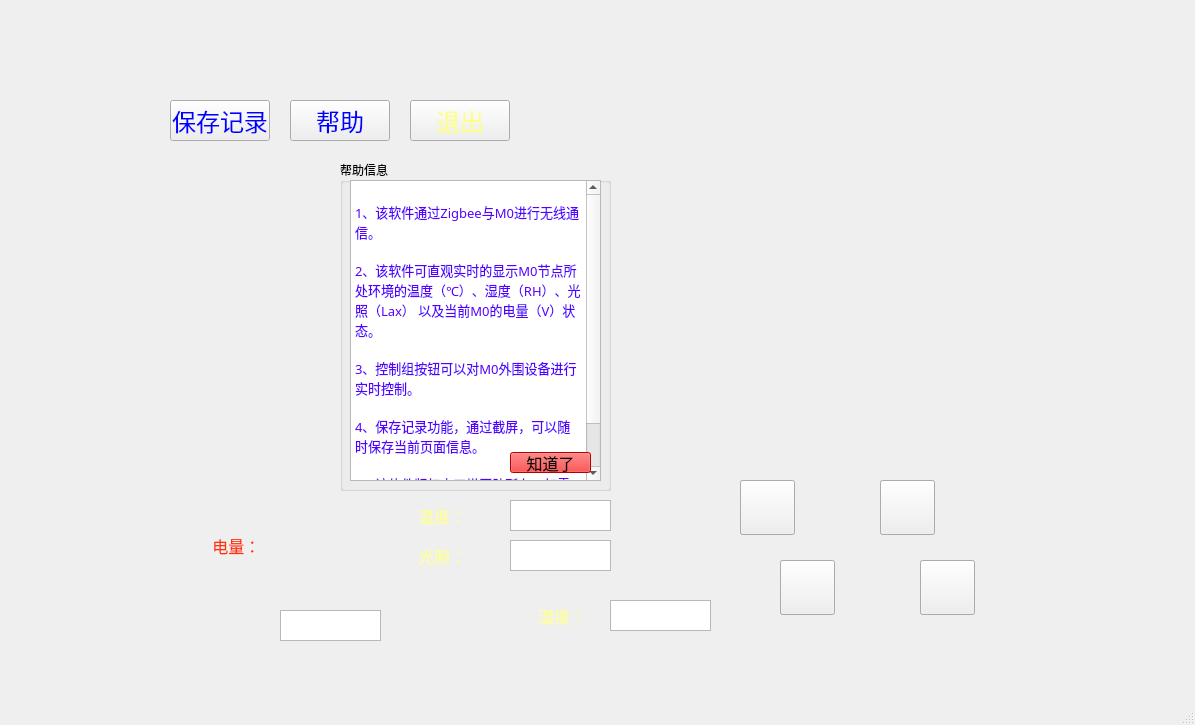
<?xml version="1.0" encoding="UTF-8"?>
<ui version="4.0">
 <class>MainWindow</class>
 <widget class="QMainWindow" name="MainWindow">
  <property name="geometry">
   <rect>
    <x>0</x>
    <y>0</y>
    <width>1195</width>
    <height>725</height>
   </rect>
  </property>
  <property name="minimumSize">
   <size>
    <width>1195</width>
    <height>725</height>
   </size>
  </property>
  <property name="maximumSize">
   <size>
    <width>1195</width>
    <height>725</height>
   </size>
  </property>
  <property name="font">
   <font>
    <family>华文行楷</family>
   </font>
  </property>
  <property name="windowTitle">
   <string>MainWindow</string>
  </property>
  <property name="styleSheet">
   <string notr="true">background-image: url(:/image/bkg.png);</string>
  </property>
  <widget class="QWidget" name="centralWidget">
   <widget class="QPushButton" name="exit_pushButton">
    <property name="geometry">
     <rect>
      <x>410</x>
      <y>100</y>
      <width>100</width>
      <height>41</height>
     </rect>
    </property>
    <property name="sizeIncrement">
     <size>
      <width>100</width>
      <height>41</height>
     </size>
    </property>
    <property name="baseSize">
     <size>
      <width>100</width>
      <height>41</height>
     </size>
    </property>
    <property name="font">
     <font>
      <family>华文楷体</family>
      <pointsize>18</pointsize>
     </font>
    </property>
    <property name="styleSheet">
     <string notr="true">image: url(:/image/button.png);
color: rgb(255, 255, 127);</string>
    </property>
    <property name="text">
     <string>退出</string>
    </property>
   </widget>
   <widget class="QLabel" name="label">
    <property name="geometry">
     <rect>
      <x>170</x>
      <y>180</y>
      <width>351</width>
      <height>231</height>
     </rect>
    </property>
    <property name="styleSheet">
     <string notr="true">image: url(:/image/ck.png);</string>
    </property>
    <property name="text">
     <string/>
    </property>
   </widget>
   <widget class="QLabel" name="label_2">
    <property name="geometry">
     <rect>
      <x>540</x>
      <y>180</y>
      <width>501</width>
      <height>231</height>
     </rect>
    </property>
    <property name="styleSheet">
     <string notr="true">image: url(:/image/xx.png);</string>
    </property>
    <property name="text">
     <string/>
    </property>
   </widget>
   <widget class="QPushButton" name="save_pushButton">
    <property name="geometry">
     <rect>
      <x>170</x>
      <y>100</y>
      <width>100</width>
      <height>41</height>
     </rect>
    </property>
    <property name="sizeIncrement">
     <size>
      <width>100</width>
      <height>41</height>
     </size>
    </property>
    <property name="baseSize">
     <size>
      <width>100</width>
      <height>41</height>
     </size>
    </property>
    <property name="font">
     <font>
      <family>华文楷体</family>
      <pointsize>18</pointsize>
     </font>
    </property>
    <property name="styleSheet">
     <string notr="true">image: url(:/image/button.png);
color: rgb(0, 0, 255);</string>
    </property>
    <property name="text">
     <string>保存记录</string>
    </property>
   </widget>
   <widget class="QPushButton" name="exit_pushButton_2">
    <property name="geometry">
     <rect>
      <x>290</x>
      <y>100</y>
      <width>100</width>
      <height>41</height>
     </rect>
    </property>
    <property name="sizeIncrement">
     <size>
      <width>100</width>
      <height>41</height>
     </size>
    </property>
    <property name="baseSize">
     <size>
      <width>100</width>
      <height>41</height>
     </size>
    </property>
    <property name="font">
     <font>
      <family>华文仿宋</family>
      <pointsize>18</pointsize>
     </font>
    </property>
    <property name="styleSheet">
     <string notr="true">image: url(:/image/button.png);
color: rgb(0, 0, 255);</string>
    </property>
    <property name="text">
     <string>帮助</string>
    </property>
   </widget>
   <widget class="QLabel" name="tem_label">
    <property name="geometry">
     <rect>
      <x>410</x>
      <y>500</y>
      <width>61</width>
      <height>31</height>
     </rect>
    </property>
    <property name="font">
     <font>
      <family>宋体</family>
      <pointsize>12</pointsize>
     </font>
    </property>
    <property name="styleSheet">
     <string notr="true">color:#ffff99;</string>
    </property>
    <property name="text">
     <string>  温度：</string>
    </property>
   </widget>
   <widget class="QLabel" name="safe_label">
    <property name="geometry">
     <rect>
      <x>200</x>
      <y>530</y>
      <width>91</width>
      <height>31</height>
     </rect>
    </property>
    <property name="font">
     <font>
      <family>宋体</family>
      <pointsize>12</pointsize>
     </font>
    </property>
    <property name="styleSheet">
     <string notr="true">color:#ff3300;</string>
    </property>
    <property name="text">
     <string>   电量：</string>
    </property>
   </widget>
   <widget class="QLabel" name="hum_label">
    <property name="geometry">
     <rect>
      <x>530</x>
      <y>600</y>
      <width>61</width>
      <height>31</height>
     </rect>
    </property>
    <property name="font">
     <font>
      <family>宋体</family>
      <pointsize>12</pointsize>
     </font>
    </property>
    <property name="styleSheet">
     <string notr="true">color:#ffff99;</string>
    </property>
    <property name="text">
     <string>  湿度：</string>
    </property>
   </widget>
   <widget class="QLabel" name="light_label">
    <property name="geometry">
     <rect>
      <x>410</x>
      <y>540</y>
      <width>61</width>
      <height>31</height>
     </rect>
    </property>
    <property name="font">
     <font>
      <family>宋体</family>
      <pointsize>12</pointsize>
     </font>
    </property>
    <property name="styleSheet">
     <string notr="true">color:#ffff99;</string>
    </property>
    <property name="text">
     <string>  光照：</string>
    </property>
   </widget>
   <widget class="QPushButton" name="light_off_pushButton_m">
    <property name="geometry">
     <rect>
      <x>880</x>
      <y>480</y>
      <width>55</width>
      <height>55</height>
     </rect>
    </property>
    <property name="minimumSize">
     <size>
      <width>55</width>
      <height>55</height>
     </size>
    </property>
    <property name="maximumSize">
     <size>
      <width>55</width>
      <height>55</height>
     </size>
    </property>
    <property name="styleSheet">
     <string notr="true">image: url(:/image/led.png);</string>
    </property>
    <property name="text">
     <string/>
    </property>
   </widget>
   <widget class="QPushButton" name="smg_on_pushButton_m">
    <property name="geometry">
     <rect>
      <x>780</x>
      <y>560</y>
      <width>55</width>
      <height>55</height>
     </rect>
    </property>
    <property name="minimumSize">
     <size>
      <width>55</width>
      <height>55</height>
     </size>
    </property>
    <property name="maximumSize">
     <size>
      <width>55</width>
      <height>55</height>
     </size>
    </property>
    <property name="styleSheet">
     <string notr="true">image: url(:/image/smg_1.png);</string>
    </property>
    <property name="text">
     <string/>
    </property>
   </widget>
   <widget class="QPushButton" name="wind_off_pushButton_m">
    <property name="geometry">
     <rect>
      <x>740</x>
      <y>480</y>
      <width>55</width>
      <height>55</height>
     </rect>
    </property>
    <property name="minimumSize">
     <size>
      <width>55</width>
      <height>55</height>
     </size>
    </property>
    <property name="maximumSize">
     <size>
      <width>55</width>
      <height>55</height>
     </size>
    </property>
    <property name="styleSheet">
     <string notr="true">image: url(:/image/wind.png);</string>
    </property>
    <property name="text">
     <string/>
    </property>
   </widget>
   <widget class="QPushButton" name="alarm_on_pushButton_m">
    <property name="geometry">
     <rect>
      <x>920</x>
      <y>560</y>
      <width>55</width>
      <height>55</height>
     </rect>
    </property>
    <property name="minimumSize">
     <size>
      <width>55</width>
      <height>55</height>
     </size>
    </property>
    <property name="maximumSize">
     <size>
      <width>55</width>
      <height>55</height>
     </size>
    </property>
    <property name="styleSheet">
     <string notr="true">image: url(:/image/alarm_1.png);</string>
    </property>
    <property name="text">
     <string/>
    </property>
   </widget>
   <widget class="QPushButton" name="smg_off_pushButton_m">
    <property name="geometry">
     <rect>
      <x>780</x>
      <y>560</y>
      <width>55</width>
      <height>55</height>
     </rect>
    </property>
    <property name="minimumSize">
     <size>
      <width>55</width>
      <height>55</height>
     </size>
    </property>
    <property name="maximumSize">
     <size>
      <width>55</width>
      <height>55</height>
     </size>
    </property>
    <property name="styleSheet">
     <string notr="true">image: url(:/image/smg.png);</string>
    </property>
    <property name="text">
     <string/>
    </property>
   </widget>
   <widget class="QPushButton" name="light_on_pushButton_m">
    <property name="geometry">
     <rect>
      <x>880</x>
      <y>480</y>
      <width>55</width>
      <height>55</height>
     </rect>
    </property>
    <property name="minimumSize">
     <size>
      <width>55</width>
      <height>55</height>
     </size>
    </property>
    <property name="maximumSize">
     <size>
      <width>55</width>
      <height>55</height>
     </size>
    </property>
    <property name="styleSheet">
     <string notr="true">image: url(:/image/led_1.png);</string>
    </property>
    <property name="text">
     <string/>
    </property>
   </widget>
   <widget class="QPushButton" name="wind_on_pushButton_m">
    <property name="geometry">
     <rect>
      <x>740</x>
      <y>480</y>
      <width>55</width>
      <height>55</height>
     </rect>
    </property>
    <property name="minimumSize">
     <size>
      <width>55</width>
      <height>55</height>
     </size>
    </property>
    <property name="maximumSize">
     <size>
      <width>55</width>
      <height>55</height>
     </size>
    </property>
    <property name="styleSheet">
     <string notr="true">image: url(:/image/wind_1.png);</string>
    </property>
    <property name="text">
     <string/>
    </property>
   </widget>
   <widget class="QPushButton" name="alarm_off_pushButton_m">
    <property name="geometry">
     <rect>
      <x>920</x>
      <y>560</y>
      <width>55</width>
      <height>55</height>
     </rect>
    </property>
    <property name="minimumSize">
     <size>
      <width>55</width>
      <height>55</height>
     </size>
    </property>
    <property name="maximumSize">
     <size>
      <width>55</width>
      <height>55</height>
     </size>
    </property>
    <property name="styleSheet">
     <string notr="true">image: url(:/image/alarm.png);</string>
    </property>
    <property name="text">
     <string/>
    </property>
   </widget>
   <widget class="QTextBrowser" name="bat_textBrowser">
    <property name="geometry">
     <rect>
      <x>280</x>
      <y>610</y>
      <width>101</width>
      <height>31</height>
     </rect>
    </property>
    <property name="styleSheet">
     <string notr="true">background-image: url(:/image/tembk.png);</string>
    </property>
   </widget>
   <widget class="QTextBrowser" name="light_textBrowser">
    <property name="geometry">
     <rect>
      <x>510</x>
      <y>540</y>
      <width>101</width>
      <height>31</height>
     </rect>
    </property>
    <property name="styleSheet">
     <string notr="true">background-image: url(:/image/tembk.png);</string>
    </property>
   </widget>
   <widget class="QTextBrowser" name="temp_textBrowser">
    <property name="geometry">
     <rect>
      <x>510</x>
      <y>500</y>
      <width>101</width>
      <height>31</height>
     </rect>
    </property>
    <property name="styleSheet">
     <string notr="true">background-image: url(:/image/tembk.png);</string>
    </property>
   </widget>
   <widget class="QTextBrowser" name="hum_textBrowser">
    <property name="geometry">
     <rect>
      <x>610</x>
      <y>600</y>
      <width>101</width>
      <height>31</height>
     </rect>
    </property>
    <property name="styleSheet">
     <string notr="true">background-image: url(:/image/tembk.png);</string>
    </property>
   </widget>
   <widget class="QGroupBox" name="help_groupBox">
    <property name="geometry">
     <rect>
      <x>340</x>
      <y>160</y>
      <width>271</width>
      <height>331</height>
     </rect>
    </property>
    <property name="styleSheet">
     <string notr="true">background-image: url(:/image/print.png);</string>
    </property>
    <property name="title">
     <string>帮助信息</string>
    </property>
    <widget class="QTextBrowser" name="help_textBrowser">
     <property name="geometry">
      <rect>
       <x>10</x>
       <y>20</y>
       <width>251</width>
       <height>301</height>
      </rect>
     </property>
     <property name="styleSheet">
      <string notr="true">background-image: url(:/image/print.png);</string>
     </property>
     <property name="html">
      <string>&lt;!DOCTYPE HTML PUBLIC &quot;-//W3C//DTD HTML 4.0//EN&quot; &quot;http://www.w3.org/TR/REC-html40/strict.dtd&quot;&gt;
&lt;html&gt;&lt;head&gt;&lt;meta name=&quot;qrichtext&quot; content=&quot;1&quot; /&gt;&lt;style type=&quot;text/css&quot;&gt;
p, li { white-space: pre-wrap; }
&lt;/style&gt;&lt;/head&gt;&lt;body style=&quot; font-family:'宋体'; font-size:9pt; font-weight:400; font-style:normal;&quot;&gt;
&lt;p style=&quot;-qt-paragraph-type:empty; margin-top:0px; margin-bottom:0px; margin-left:0px; margin-right:0px; -qt-block-indent:0; text-indent:0px;&quot;&gt;&lt;/p&gt;
&lt;p style=&quot; margin-top:0px; margin-bottom:0px; margin-left:0px; margin-right:0px; -qt-block-indent:0; text-indent:0px;&quot;&gt;&lt;span style=&quot; font-size:10pt; color:#5500ff;&quot;&gt;1、该软件通过Zigbee与M0进行无线通信。&lt;/span&gt;&lt;/p&gt;
&lt;p style=&quot;-qt-paragraph-type:empty; margin-top:0px; margin-bottom:0px; margin-left:0px; margin-right:0px; -qt-block-indent:0; text-indent:0px; font-size:10pt; color:#5500ff;&quot;&gt;&lt;/p&gt;
&lt;p style=&quot; margin-top:0px; margin-bottom:0px; margin-left:0px; margin-right:0px; -qt-block-indent:0; text-indent:0px;&quot;&gt;&lt;span style=&quot; font-size:10pt; color:#5500ff;&quot;&gt;2、该软件可直观实时的显示M0节点所处环境的温度（℃）、湿度（RH）、光照（Lax） 以及当前M0的电量（V）状态。&lt;/span&gt;&lt;/p&gt;
&lt;p style=&quot;-qt-paragraph-type:empty; margin-top:0px; margin-bottom:0px; margin-left:0px; margin-right:0px; -qt-block-indent:0; text-indent:0px; font-size:10pt; color:#5500ff;&quot;&gt;&lt;/p&gt;
&lt;p style=&quot; margin-top:0px; margin-bottom:0px; margin-left:0px; margin-right:0px; -qt-block-indent:0; text-indent:0px;&quot;&gt;&lt;span style=&quot; font-size:10pt; color:#5500ff;&quot;&gt;3、控制组按钮可以对M0外围设备进行实时控制。&lt;/span&gt;&lt;/p&gt;
&lt;p style=&quot;-qt-paragraph-type:empty; margin-top:0px; margin-bottom:0px; margin-left:0px; margin-right:0px; -qt-block-indent:0; text-indent:0px; font-size:10pt; color:#5500ff;&quot;&gt;&lt;/p&gt;
&lt;p style=&quot; margin-top:0px; margin-bottom:0px; margin-left:0px; margin-right:0px; -qt-block-indent:0; text-indent:0px;&quot;&gt;&lt;span style=&quot; font-size:10pt; color:#5500ff;&quot;&gt;4、保存记录功能，通过截屏，可以随时保存当前页面信息。&lt;/span&gt;&lt;/p&gt;
&lt;p style=&quot;-qt-paragraph-type:empty; margin-top:0px; margin-bottom:0px; margin-left:0px; margin-right:0px; -qt-block-indent:0; text-indent:0px; font-size:10pt; color:#5500ff;&quot;&gt;&lt;/p&gt;
&lt;p style=&quot; margin-top:0px; margin-bottom:0px; margin-left:0px; margin-right:0px; -qt-block-indent:0; text-indent:0px;&quot;&gt;&lt;span style=&quot; font-size:10pt; color:#5500ff;&quot;&gt;5、该软件版权由刀塔团队所有，如需源码，发邮件到：yiranshiwx@sina.com&lt;/span&gt;&lt;/p&gt;&lt;/body&gt;&lt;/html&gt;</string>
     </property>
    </widget>
    <widget class="QPushButton" name="know_pushButton">
     <property name="geometry">
      <rect>
       <x>170</x>
       <y>292</y>
       <width>81</width>
       <height>21</height>
      </rect>
     </property>
     <property name="font">
      <font>
       <pointsize>12</pointsize>
      </font>
     </property>
     <property name="styleSheet">
      <string notr="true">image: url(:/image/tembk.png);
background-color: rgb(255, 0, 0);</string>
     </property>
     <property name="text">
      <string>知道了</string>
     </property>
    </widget>
   </widget>
  </widget>
  <widget class="QStatusBar" name="statusBar"/>
 </widget>
 <layoutdefault spacing="6" margin="11"/>
 <resources/>
 <connections/>
</ui>
